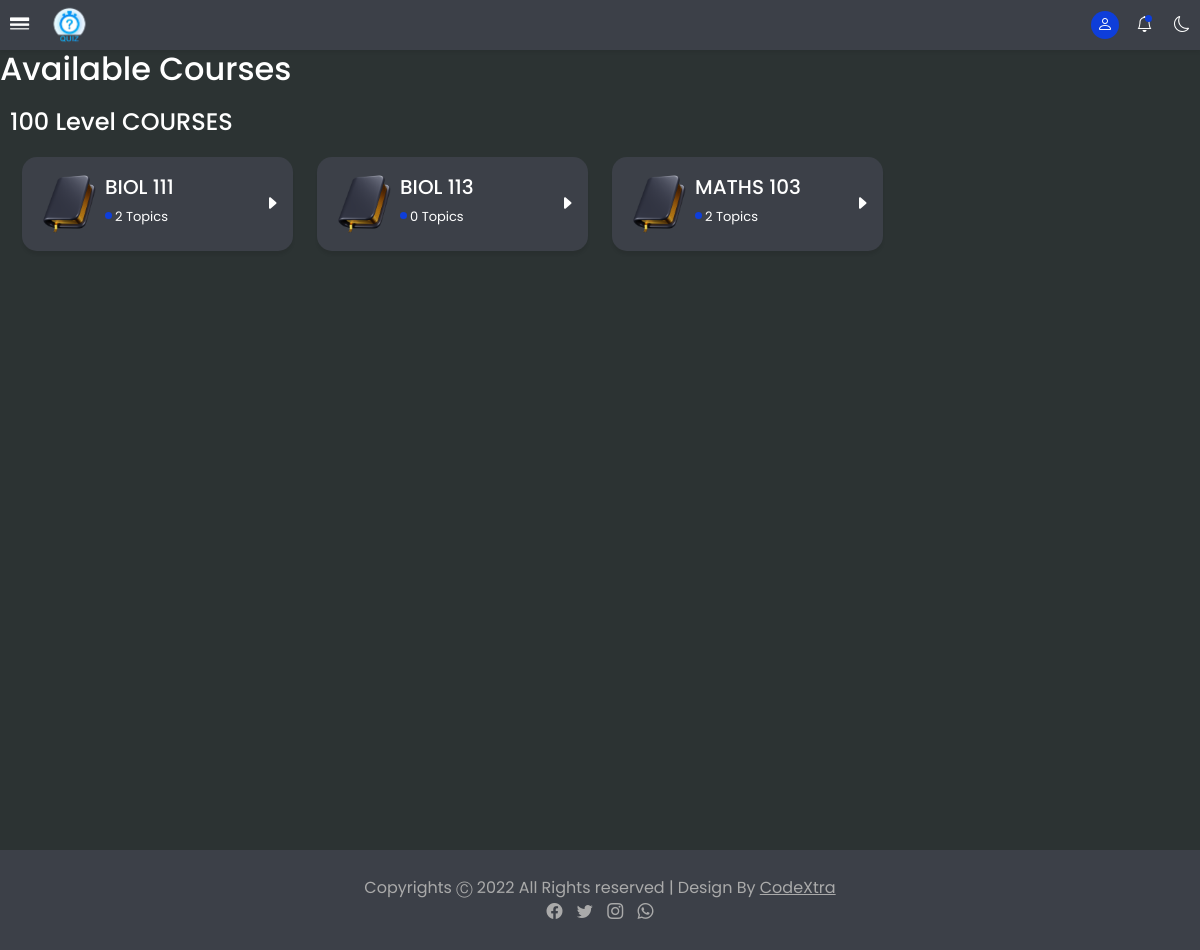
Page /user/courses.php on the earlier database version.
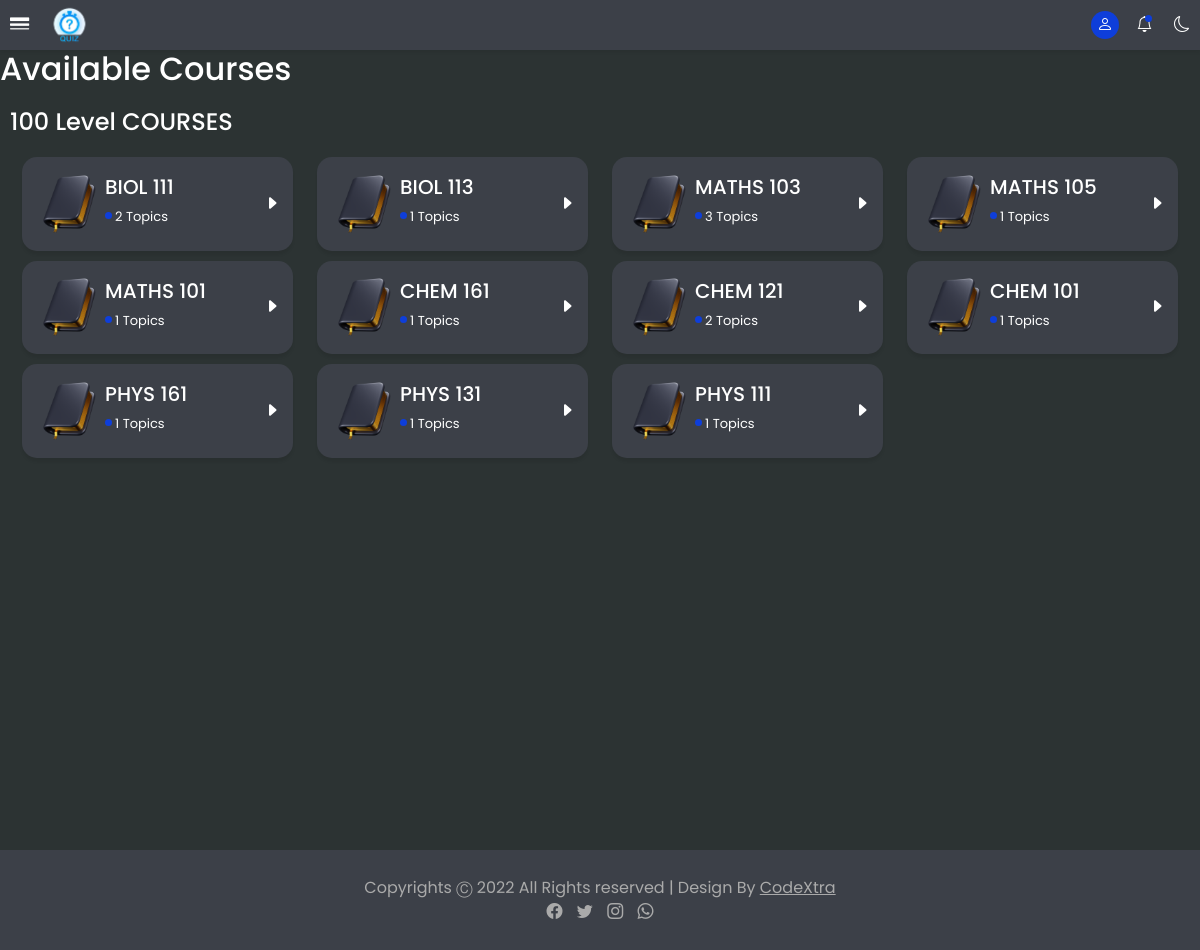
Same page on the later database version.
### tables this page shows
CREATE TABLE `classes` (
  `id` int(11) NOT NULL,
  `class_id` text NOT NULL,
  `class_name` text NOT NULL,
  `teacher` int(11) DEFAULT 0,
  `date_created` int(11) NOT NULL
);

CREATE TABLE `courses` (
  `id` int(11) NOT NULL,
  `course_id` text NOT NULL,
  `course_category_id` int(11) NOT NULL,
  `course_name` text NOT NULL,
  `course_short_name` text NOT NULL,
  `level` int(11) NOT NULL,
  `date_created` int(11) NOT NULL
);

### user/courses.php (the view, shortened to what this page needs)
<?php
function logoSrc()
{
  $file = "../images/logo*";
  $fileSearch = glob($file);
  return $fileSearch[0];
}
?>
<!DOCTYPE html>
<html lang="en">
<head>
  <link href="https://cdn.jsdelivr.net/npm/bootstrap@5.0.2/dist/css/bootstrap.min.css" rel="stylesheet">
  <link rel="stylesheet" href="https://cdn.jsdelivr.net/npm/bootstrap-icons@1.9.1/font/bootstrap-icons.css">
  <link rel="stylesheet" href="../public/style.css">
</head>
<body>
<?php
  require("./header.php");
  require("./navbar.php");
  ?>
    <main>
        <div class="head">
          <h2>Available Courses</h2>
          <?php
            $sql = "SELECT * FROM classes;";
            $result = mysqli_query($conn, $sql);
            if (mysqli_num_rows($result) > 0) {
              while ($row = mysqli_fetch_assoc($result)) {
                $class_id = $row['id'];
                $class_name = $row['class_name'];
                $sql1 = "SELECT * FROM courses WHERE `level` = '$class_id';";
                $result1 = mysqli_query($conn, $sql1);
                if (mysqli_num_rows($result1) > 0) {
                  echo '<div class="courses">
                <div class="level">
                  <h4>'.$class_name.' COURSES</h4>
                </div>
                <div class="row">';
                  while ($row1 = mysqli_fetch_assoc($result1)) {
                    $course_id = $row1['id'];
                    $course_short_name = $row1['course_short_name'];
                    $sql2 = "SELECT * FROM topics WHERE course_id = '$course_id';";
                    $result2 = mysqli_query($conn, $sql2);
                    $topics = mysqli_num_rows($result2);
                    echo '<div class="col-md-3">
                      <a href="./course.php?course='.$course_id.'&user='.$user_id.'">
                      <div class="course">
                        <div class="main">
                          <div class="image">
                            <img src="../images/course.png" alt="Course">
                          </div>
                          <div class="text">
                            <h5>'.$course_short_name.'</h5>
                            <p>'.$topics.' Topics</p>
                          </div>
                        </div>
                        <div class="icon">
                          <i class="bi bi-caret-right-fill"></i>
                        </div>
                      </div>
                    </a>
                    </div>';
                  }
                }
                echo '</div>
              </div>';
              }
            }
          ?>
    <?php
  require "../admin/footer.php";
  ?>
</body>
</html>

### user/header.php (shortened to what this page needs)
<div class="page-content">
    <header class="shadow-sm">
      <div class="header-logo">
        <div class="dash center"><i class="bi bi-border-width"></i></div>
        <div class="logo"><img src="<?php echo logoSrc(); ?>" alt="Logo"></div>
      </div>
      <div class="extra">
        <div class="profile">
          <i class="bi bi-person"></i>
        </div>
        <div class="notification">
          <i class="bi bi-bell"></i>
        </div>
        <div class="mode">
          <i class="bi bi-moon hide"></i>
        </div>
      </div>
    </header>

### admin/footer.php
<?php
require "../includes/db.inc.php";
    $sql1 = "SELECT * FROM settings;";
    $result1 = mysqli_query($conn,$sql1);
    $row1 = mysqli_fetch_assoc($result1);
    $facebook = $row1['facebook'];
    $twitter = $row1['twitter'];
    $instagram = $row1['instagram'];
    $whatsapp = $row1['phone'];
?>
<footer>
  <div class="footer-text text-center">
    Copyrights Ⓒ 2022 All Rights reserved | Design By <a href="http://wa.me/2349016242310">CodeXtra</a>
    </div>
    <div class="footer-icons">
      <a href="<?php echo $facebook ?>">
        <i class="bi bi-facebook"></i>
      </a>
      <a href="<?php echo $twitter ?>">
        <i class="bi bi-twitter"></i>
      </a>
      <a href="<?php echo $instagram ?>">
        <i class="bi bi-instagram"></i>
      </a>
      <a href="https://wa.me/<?php echo $whatsapp ?>">
        <i class="bi bi-whatsapp"></i>
      </a>
    </div>
</footer>

### public/style.css (style rules this page uses)
:root { --bg: #f0f0f1; --blue: #0e3eda; --light-blue: #5d8bf4; --white: #fff; --gray: #ddd; --dark-gray: #444; --dark : #000; }
* { margin: 0; padding: 0; box-sizing: border-box; font-family: 'Poppins', sans-serif; }
body { background-color: var(--bg); }
header { position: fixed; width: 100%; top: 0; display: flex; align-items: center; justify-content: space-between; background-color: var(--white); height: 50px; z-index: 1; }
header .header-logo, header .extra { display: flex; }
header .header-logo .dash { margin: 0 15px 0 10px; font-size: larger; cursor: pointer; transition: 0.5s; }
header .header-logo .dash i { color: var(--dark); }
header .header-logo .logo { color: var(--dark); width: 50px; height: 50px; }
header .header-logo .logo img { width: inherit; height: inherit; object-fit: cover; }
header .extra .notification { margin: 0 10px 0 15px; position: relative; }
header .extra .notification i { color: var(--dark); }
header .extra .notification::after { content: ""; position: relative; width: 7px; height: 7px; top: -7px; left: -8px; border-radius: 50%; background-color: var(--blue); }
header .extra .profile, header .extra .notification, header .extra .mode { display: flex; align-items: center; justify-content: center; width: 28px; height: 28px; border-radius: 50%; }
header .extra .profile i, header .extra .notification i, header .extra .mode i { cursor: pointer; }
header .extra .profile { background-color: var(--blue); position: relative; }
header .extra .profile i { color: #fff; }
header .extra .mode i { margin-right: 8px; color: var(--dark); }
main { margin-top: 50px; width: 100%; min-height: 100%; transition: all 0.5s ease; color: var(--dark); }
main .row { width: 100%; margin-left: 0; }
nav.nav-collapse ~ main { width: 100%; height: 100%; }
main .head, main .level { margin: 10px 0; }
main .courses { margin: 20px 10px; }
main .courses .col-md-3 { margin-top: 10px; }
main .courses a { text-decoration: none; color: var(--dark); }
main .courses .course, main .courses .course .main { display: flex; align-items: center; justify-content: space-between; }
main .courses .course { padding: 8px 13px; border-radius: 15px; background-color: var(--white); box-shadow: 0 4px 3px 0 rgba(0, 0, 0, 0.07); }
main .courses .course .main .text { margin-top: 10px; }
main .courses .course .main .text p { position: relative; font-size: 13px; margin-left: 10px; }
main .courses .course .main .text p::before { content: ""; position: absolute; top: 5px; left: -10px; width: 7px; height: 7px; border-radius: 50%; background-color: var(--blue); }
main .courses .image { width: 70px; height: 70px; }
main .courses .image img { width: 100%; height: 100%; }
.center { display: flex; align-items: center; justify-content: center; }
html, body { height: 100%; margin: 0; }
.page-content { min-height: 100%; margin-bottom: -100px; }
.page-content::after { content: ""; display: block; }
footer, .page-content::after { height: 100px; }
footer { background-color: var(--white); display: flex; flex-direction: column; align-items: center; justify-content: center; margin-top: 100px; }
footer .footer-text, footer .footer-text a { color: var(--dark-gray); }
footer .footer-icons a { margin: 0 5px; text-decoration: none; color: var(--dark-gray); }

Differences in the rows shown:
computed for courses "BIOL 113": topics "0" → "1"
computed for courses "MATHS 103": topics "2" → "3"
added courses: course_short_name "MATHS 105", topics "1"
added courses: course_short_name "MATHS 101", topics "1"
added courses: course_short_name "CHEM 161", topics "1"
added courses: course_short_name "CHEM 121", topics "2"
added courses: course_short_name "CHEM 101", topics "1"
added courses: course_short_name "PHYS 161", topics "1"
added courses: course_short_name "PHYS 131", topics "1"
added courses: course_short_name "PHYS 111", topics "1"
